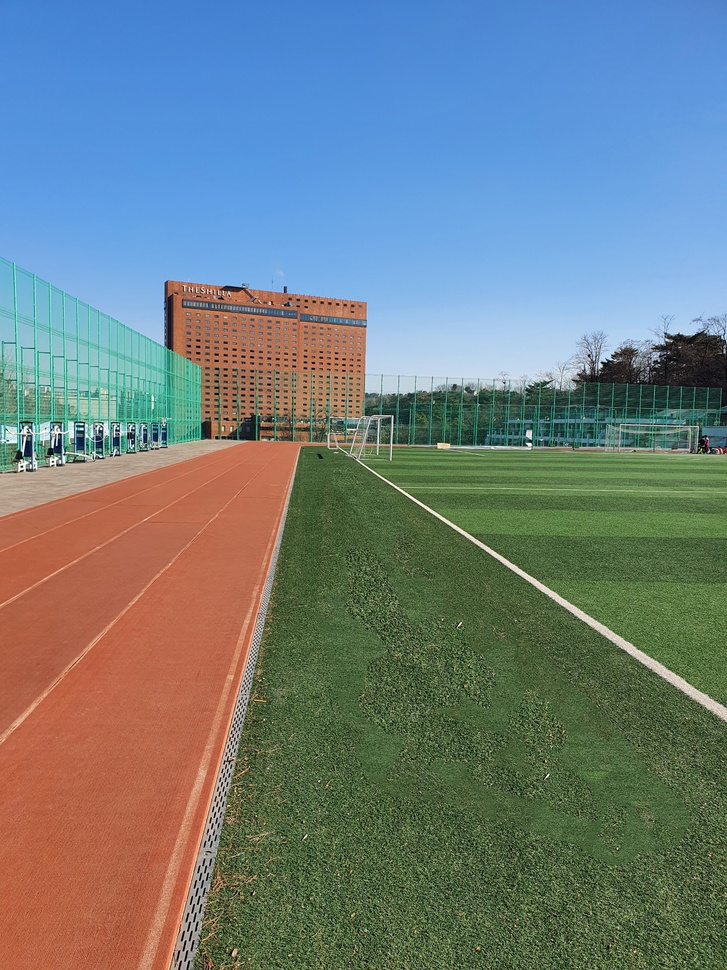
#> input picture 2.detection/1.ela/test.jpg, 727 x 970 px, shrunk from 1620 x 2160 before the run
$ python main.py test.jpg 5
#> lines starting #> are read from the running program, lines starting #| are printed output that depends on the picture
#importing libs
#source: https://github.com/z1311/Image-Manipulation-Detection/blob/master/ela.py
from PIL import ImageChops
import PIL.Image
import os
import argparse

def ELA(img_path, q):
#> called with img_path = 'test.jpg', q = 5
        DIR = "temp/"
        TEMP = "temp/tmp.jpg"
        SCALE = 10
        original = PIL.Image.open(img_path)
#> original is the input picture: PIL image 727x970 RGB; mean R, G, B 110.7, 125.5, 127.6
        if(os.path.isdir(DIR) == False):
                os.mkdir(DIR)
        original.save(TEMP, quality=q)
        temporary = PIL.Image.open(TEMP)
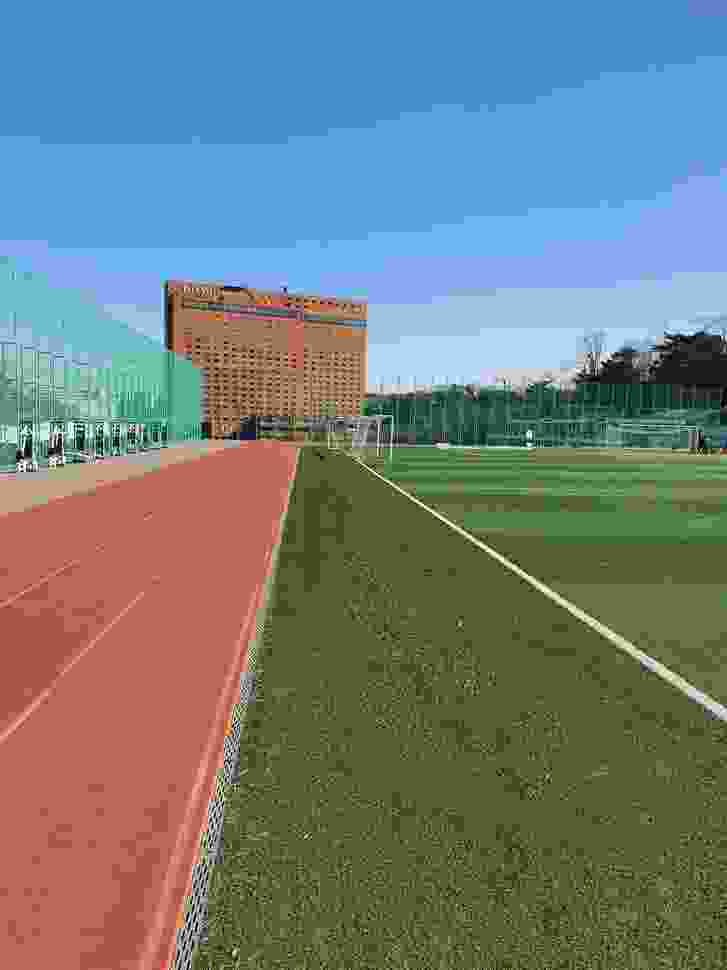
#> temporary: PIL image 727x970 RGB; mean R, G, B 111.9, 126.1, 125.8
        diff = ImageChops.difference(original, temporary)
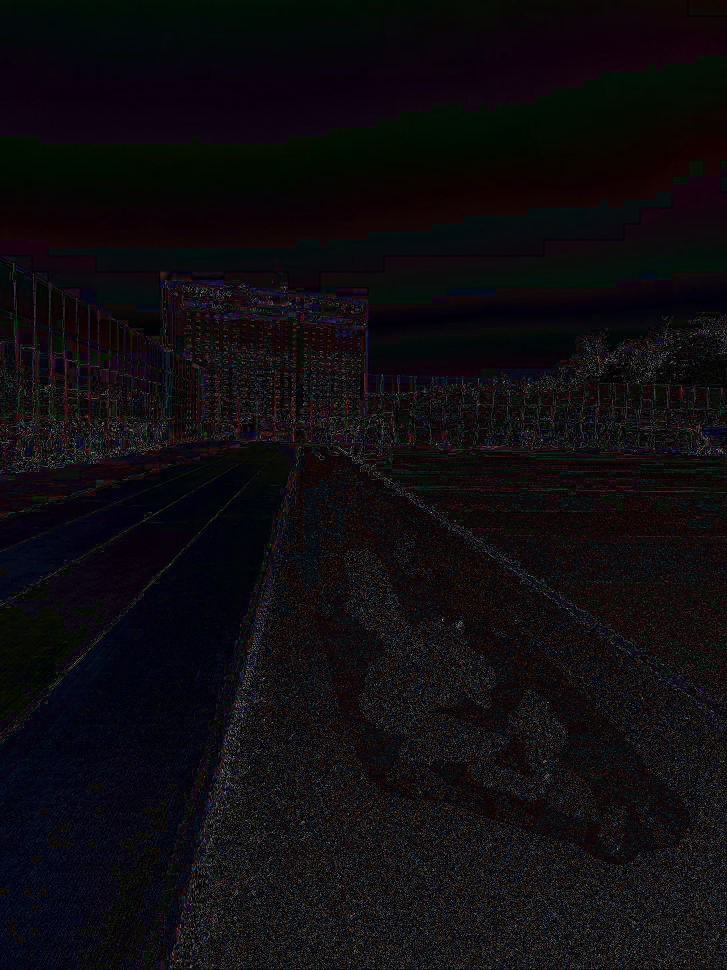
#> diff: PIL image 727x970 RGB; mean R, G, B 14.3, 12.2, 15.1
        d = diff.load()
        WIDTH, HEIGHT = diff.size
#> WIDTH = 727; HEIGHT = 970
        for x in range(WIDTH):
                for y in range(HEIGHT):
                        d[x, y] = tuple(k * SCALE for k in d[x, y])

        diff.save(img_path + "_result_" + str(q) + ".jpg")
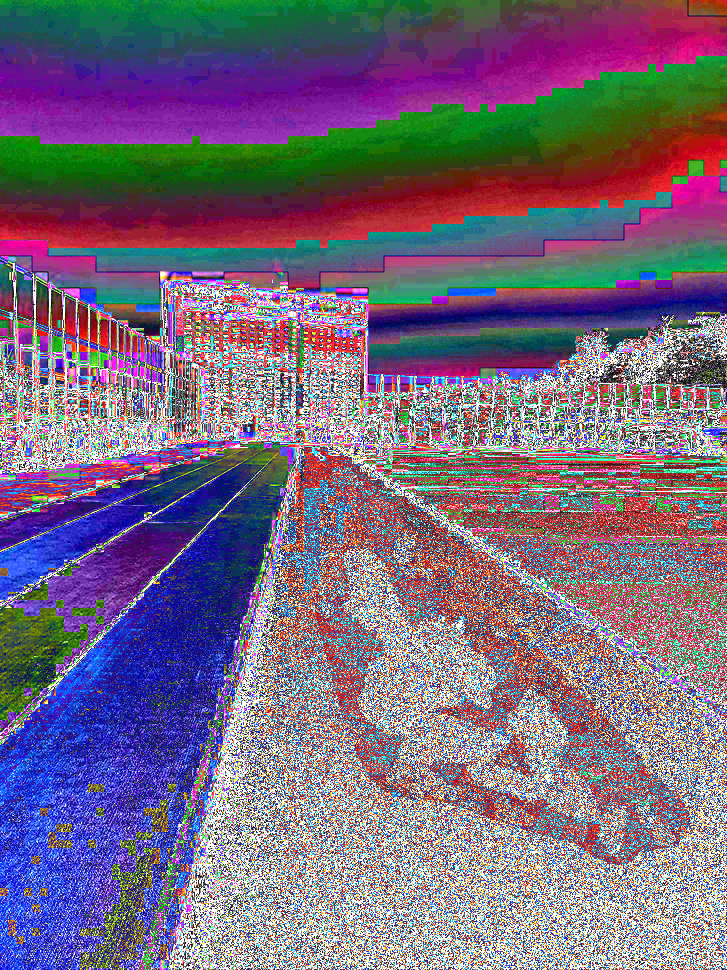
#> saved as test.jpg_result_5.jpg: PIL image 727x970 RGB; mean R, G, B 121, 105.1, 128.9
        os.remove(TEMP)
        os.rmdir("temp")

parser = argparse.ArgumentParser()
parser.add_argument('in_path', metavar='input_img', type=str, help='path to input image')
parser.add_argument('quality', type=int, help='desired quality')
args = parser.parse_args()

ELA(args.in_path, args.quality)
